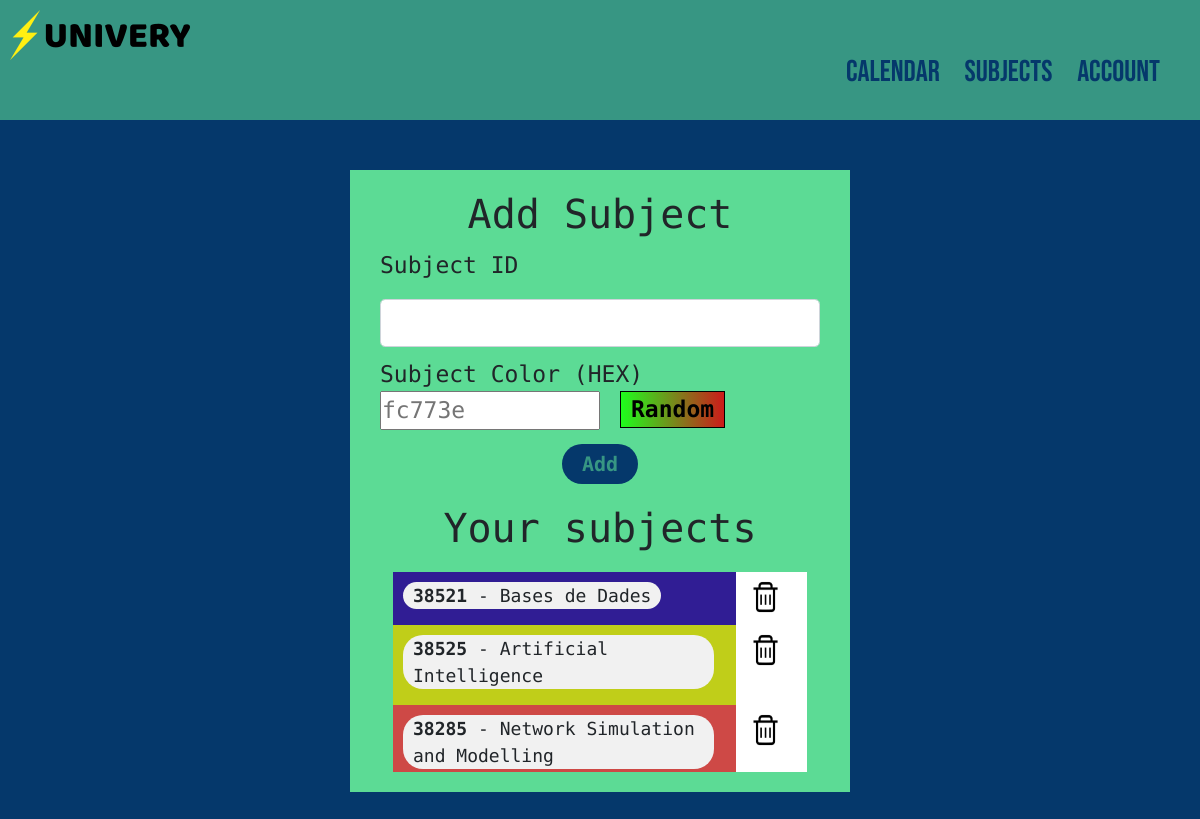
Before: /subjects (signed in) with the older database file.
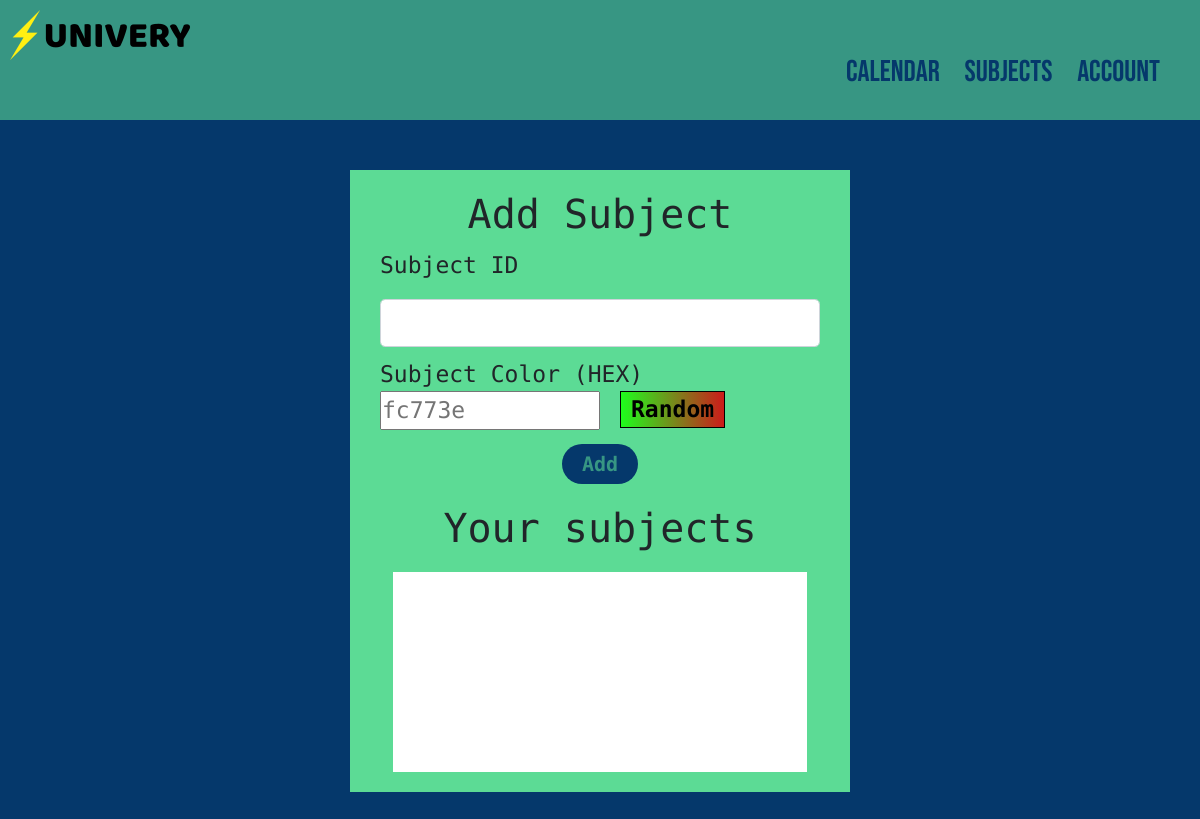
After: the same page with the newer database file.
### app/models.py (models this page shows, shortened)
class UserSubject(db.Model):
    __tablename__ = 'userSubject'
    subject_id = db.Column(db.String(15), db.ForeignKey('subject.identification'), primary_key=True)
    user_id = db.Column(db.Integer, db.ForeignKey('user.id'), primary_key=True)
    color = db.Column(db.String(10), nullable=False, default="#000")
    subject = db.relationship("Subject", back_populates="users")
    user = db.relationship("User", back_populates="subjects")

class Subject(db.Model):
    identification = db.Column(db.String(15), nullable=False, primary_key=True)
    name = db.Column(db.String(70), nullable=False)
    users = db.relationship("UserSubject", back_populates="subject")
    deliveries = db.relationship('Delivery', backref='subject', lazy=True)

### app/subjects/routes.py (the view, shortened to what this page needs)
@subjects.route("/subjects", methods=['GET', 'POST'])
@login_required
def subjects_page():
    form = AddSubjectForm()
    return render_template('subject/add-subject.html', title="Subjects", form=form)

### app/subjects/forms.py (shortened to what this page needs)
class AddSubjectForm(FlaskForm):
    subject_id = StringField('Subject ID',
        validators=[DataRequired(), Length(max=15)])
    subject_color = StringField('Subject Color (HEX)',
        validators=[DataRequired(), Length(max=10)])
    submit = SubmitField('Add')

### app/models.py (called while the page is built)
@login_manager.user_loader
def load_user(user_id):
    return User.query.get(int(user_id))

### app/templates/subject/add-subject.html (shortened to what this page needs)
{% extends "base.html" %}
{% block content %}
<div class="form-page">
    <div class="form-box">
        <form method="POST" action="">
            <h1 class="form-title">Add Subject</h1>
            <div class="form-group form-element">
                <p>{{ form.subject_id.label(class="form-control-label") }}</p>
                {% if form.subject_id.errors %}
                {{ form.subject_id(class="form-control form-control-lg is-invalid") }}
                <div class="invalid-feedback">
                    {% for error in form.subject_id.errors %}
                    <span>{{ error }}</span>
                    {% endfor %}
                </div>
                {% else %}
                {{ form.subject_id(class="form-control form-control-lg") }}
                {% endif %}
            </div>
            <div class="form-group form-element">
                {{ form.subject_color.label(class="form-control-label full") }}
                {% if form.subject_color.errors %}
                {{ form.subject_color(id="color-content", placeholder="fc773e", class="half-left is-invalid") }}
                <div class="invalid-feedback">
                    {% for error in form.subject_color.errors %}
                    <span>{{ error }}</span>
                    {% endfor %}
                </div>
                {% else %}
                {{ form.subject_color(id="color-content", placeholder="fc773e", class="half-left") }}
                {% endif %}
                <div onclick="randomColor()" class="half-left random-button">
                    <p>Random</p>
                </div>
            </div>
            <div class="form-button sm-margin">
                {{ form.submit(class="button") }}
            </div>
            <h1 class="form-title">Your subjects</h1>
            <div class="your-subjects">
                {% for subject in current_user.subjects %}
                <div class="subject-box row">
                    <div class="subject-name" style="flex:10;background-color: {{subject.color}};">
                        <p><b>{{subject.subject.identification}}</b> - {{subject.subject.name}}</p>
                    </div>
                    <div class="subject-action" style="flex:1;">
                        <a href="{{url_for('subjects.subject_remove', id=subject.subject.identification)}}"><img src="/static/web_pics/remove.png" alt="" srcset=""></a>
                    </div>
                </div>
                {% endfor %}
            </div>
        </form>
    </div>
</div>
{% endblock content %}

### app/templates/base.html (shortened to what this page needs)
<html lang="en">
<head>
    <link rel="stylesheet" type="text/css" href="/static/main.css">
    <link href="https://cdn.jsdelivr.net/npm/bootstrap@5.0.0-beta1/dist/css/bootstrap.min.css" rel="stylesheet">
</head>
<body style="background-color: #05386b;">
    <header class="header">
        <div class="header-left">
            <a href="{{ url_for('main.home') }}">
                <img src="/static/web_pics/logo.png" alt="">
            </a>
        </div>
        <div class="header-right">
            <ul class="links">
                {% if current_user.is_authenticated %}
                {% if "calendar" in request.endpoint %}
                <li><a href="{{ url_for('main.home') }}">List</a></li>
                {% else %}
                <li><a href="{{ url_for('deliveries.calendar') }}">Calendar</a></li>
                {% endif %}
                <li><a href="{{ url_for('subjects.subjects_page') }}">Subjects</a></li>
                <li><a href="{{ url_for('users.account') }}">Account</a></li>
                {% else %}
                <li><a href="{{ url_for('users.login') }}">Login</a></li>
                <li><a href="{{ url_for('users.register') }}">Register</a></li>
                {% endif %}
            </ul>
        </div>
    </header>
    {% block content %}{% endblock %}
</body>
</html>
</html>

### app/static/main.css (style rules this page uses)
* { margin: 0; padding: 0; -webkit-box-sizing: border-box; box-sizing: border-box; }
.half-left { width: 50%; float: left; }
.full { width: 100%; }
.sm-margin { padding-bottom: 20px; }
.button { font-size: 20px; color: #379683; background-color: #05386b; border: none; border-radius: 20px; width: -webkit-fit-content; width: -moz-fit-content; width: fit-content; padding: 5px 20px; font-weight: 600; }
.random-button p { width: -webkit-fit-content; width: -moz-fit-content; width: fit-content; color: black; border: black 1px solid; font-weight: bold; margin-left: 20px; padding: 0 10px; background: #1efd1d; background: -webkit-gradient(linear, left top, right top, from(#1efd1d), to(#cd1a1a)); background: linear-gradient(90deg, #1efd1d 0%, #cd1a1a 100%); cursor: pointer; }
.header { background-color: #379683; width: 100%; height: 120px; }
.header-right { width: 70%; height: 100%; float: right; }
.header-left { width: 30%; height: 100%; float: left; }
.links { font-size: 30px; font-family: "Bebas Neue", cursive; float: right; margin-right: 20px; margin-top: 50px; }
.links li { margin-right: 20px; display: inline; }
.links li a { color: #05386b; text-decoration: none; }
.form-page { height: -webkit-fit-content; height: -moz-fit-content; height: fit-content; width: 100%; padding-top: 50px; padding-bottom: 30px; }
.form-box { width: calc(min(500px, 88%)); height: -webkit-fit-content; height: -moz-fit-content; height: fit-content; margin: 0 auto; background-color: #5cdb95; padding: 20px; font-family: "Xanh Mono", monospace; }
.form-title { text-align: center; }
.form-element { font-size: 23px; margin: 10px; }
.form-button { margin: 0 auto; width: -webkit-fit-content; width: -moz-fit-content; width: fit-content; border-radius: 20px; }
.your-subjects { background-color: white; width: 90%; margin: 0 auto; overflow-y: scroll; height: 200px; margin-top: 20px; }

Changed rows visible on the page:
removed UserSubject: subject.identification "38521", subject.name "Bases de Dades"
removed UserSubject: subject.identification "38525", subject.name "Artificial Intelligence"
removed UserSubject: subject.identification "38285", subject.name "Network Simulation and Modelling"
